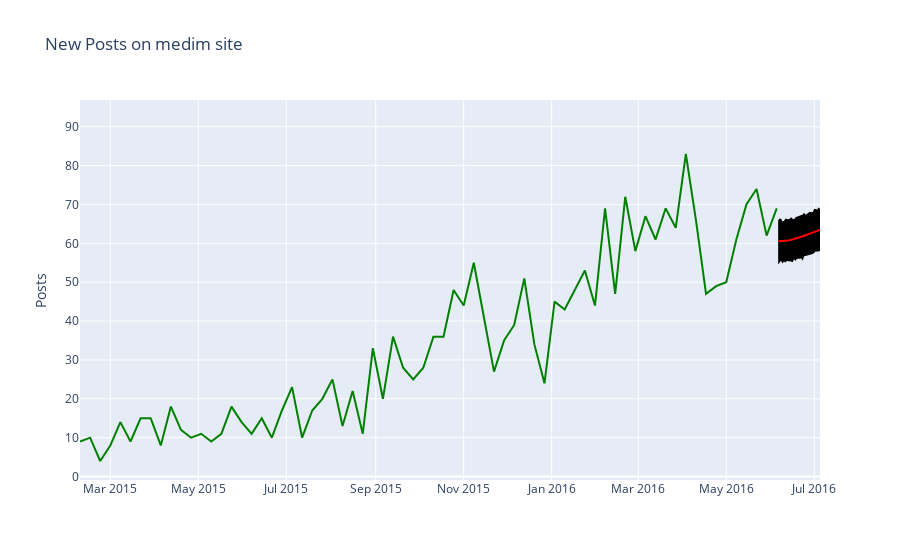

Notebook code cell kept with this figure:
### Code cell
def display_forecast(comp_posts, num_predictions, num_values, title):
    def create_go(name, column, num, **kwargs):
        points = comp_posts.tail(num)
        args = dict(name = name, x=points.index, y=points[column], mode='lines')
        args.update(kwargs)
        return go.Scatter(**args)
    
    lower_bound = create_go('Lower Bound', 'yhat_lower', num_predictions, line=dict(width=0),marker=dict(color='green'))
    upper_bound = create_go('Upper Bound', 'yhat_upper', num_predictions, line=dict(width=0),marker=dict(color='green'), fillcolor='rgb(0,0,0)',fill='tonexty')
    
    forecast = create_go('Forecast', 'yhat', num_predictions, line=dict(color='red'))
    actual = create_go('Actual','y',num_values,marker=dict(color='green'))
    data = [lower_bound,upper_bound, forecast, actual]
    
    layout = go.Layout(yaxis=dict(title="Posts"), title = title, showlegend = False)
    fig = go.Figure(data =data, layout=layout)
    iplot(fig, show_link=False)

display_forecast(comp_posts,prediction_size, 100, 'New Posts on medim site')
